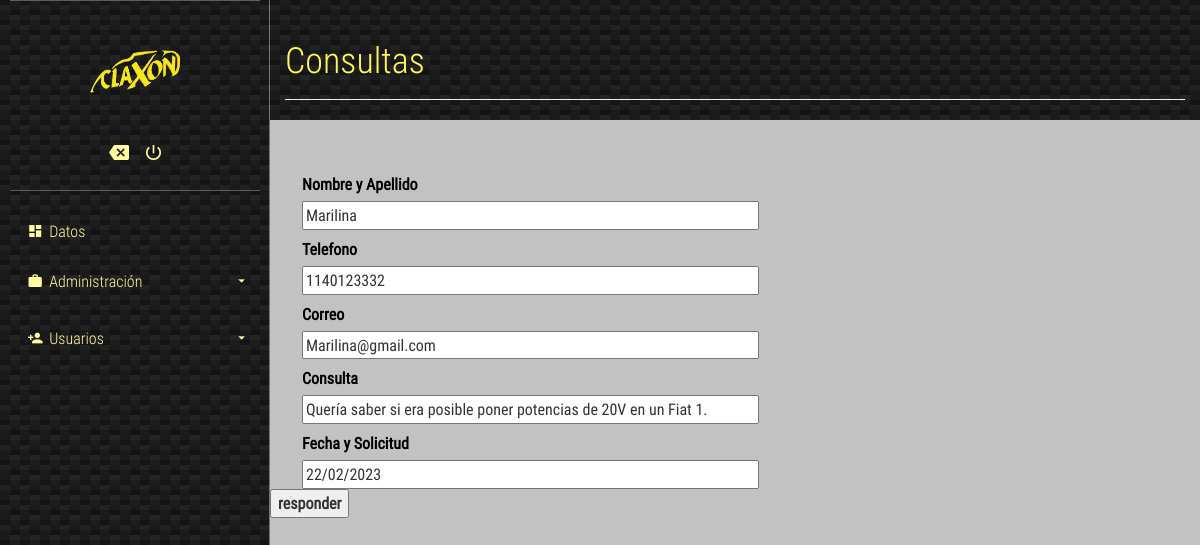
The app's page /verConsultas.php, older data.
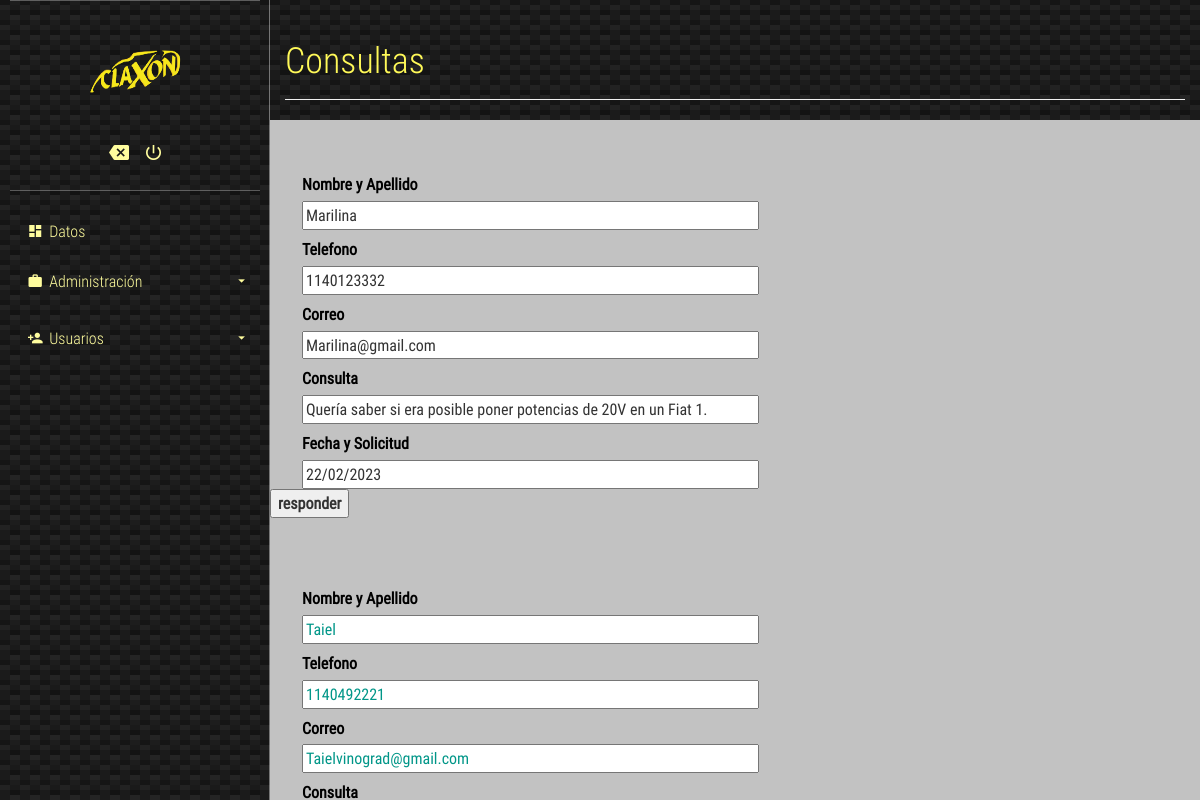
The same page, newer data.
### tables this page shows
CREATE TABLE `consultas` (
  `Nombre` varchar(200) NOT NULL,
  `Telefono` varchar(15) NOT NULL,
  `id` int(11) NOT NULL,
  `Correo` varchar(200) NOT NULL,
  `Consulta` text NOT NULL,
  `Fecha_Solicitud` varchar(15) DEFAULT NULL
);

### verConsultas.php (the view, shortened to what this page needs)
<head>
	<link rel="stylesheet" href="./css/main.css">
</head>
<body>
	<section class="full-box cover dashboard-sideBar">
		<div class="full-box dashboard-sideBar-ct">
			<div class="full-box dashboard-sideBar-UserInfo">
				<figure class="full-box">
					<img src="claxon2.png" alt="UserIcon">
				</figure>
				<ul class="full-box list-unstyled text-center">
					<li>
						<a href="index.php">
							<i class="zmdi zmdi-tag-close"></i>
						</a>
					</li>
					<li>
						<a href="logout.php" class="btn-exit-system">
							<i class="zmdi zmdi-power"></i>
						</a>
					</li>
				</ul>
			</div>
			<ul class="list-unstyled full-box dashboard-sideBar-Menu">
				<li>
					<a href="home.php">
						<i class="zmdi zmdi-view-dashboard zmdi-hc-fw"></i> Datos
					</a>
				</li>
				<li>
					<a class="btn-sideBar-SubMenu">
						<i class="zmdi zmdi-case zmdi-hc-fw"></i> Administración <i class="zmdi zmdi-caret-down pull-right"></i>
					</a>
					<ul class="list-unstyled full-box">
					</ul>
				</li>
				<li>
					<a class="btn-sideBar-SubMenu">
						<i class="zmdi zmdi-account-add zmdi-hc-fw"></i> Usuarios <i class="zmdi zmdi-caret-down pull-right"></i>
					</a>
					<ul class="list-unstyled full-box">
					</ul>
				</li>
			</ul>
		</div>
	</section>
	<section class="full-box dashboard-contentPage">
		<div class="container-fluid">
			<div class="page-header">
			  <h1 class="text-titles">Consultas</h1>
			</div>
		</div>
		<?php
	include("conexion.php");
     $query = "SELECT nombre, telefono, correo, consulta, fecha_solicitud FROM consultas";
        $resultado = $conexion->query($query);
        while ($row = $resultado -> fetch_assoc()) {
            ?>
            <form class="articulo" class="post" method="post">
				<br><br/>
				<div class="row">
					<label for="nombres" class="labelRow"><b>Nombre y Apellido</b></label>
					<input class="controls" type="text" name="nombres" id="nombres" placeholder="Nombre y Apellido" value= "<?php echo $row['nombre'] ?>">
				</div>
				<div class="row">
					<label for="Telefono" class="labelRow"><b>Telefono</b></label>
        			<input class="controls" type="phone" name="Telefono" id="Telefono" placeholder="Telefono" value= "<?php echo $row['telefono'] ?>">
				</div>
				<div class="row">
					<label for="correo" class="labelRow"><b>Correo</b></label>
        			<input class="controls" type="email" name="correo" id="correo" placeholder="Correo" value= "<?php echo $row['correo'] ?>">
				</div>
				<div class="row">
					<label for="consulta" class="labelRow"><b>Consulta</b></label>
        			<input class="controls" type="text" name="consulta" id="consulta" placeholder="consulta" value= "<?php echo $row['consulta'] ?>">
				</div>
				<div class="row">
					<label for="fecha_solicitud" class="labelRow"><b>Fecha y Solicitud</b></label>
					<input class="controls" type="datetime" name="fecha_solicitud" id="fecha_solicitud" placeholder="fecha y solicitud" value= "<?php echo $row['fecha_solicitud'] ?>">
		        </div>
				<button>
 <b>responder</b>
<a href="https://accounts.google.com/v3/signin/identifier?dsh=S469924971%3A1669322540836789&continue=https%3A%2F%2Fmail.google.com%2Fmail%2F&rip=1&sacu=1&service=mail&flowName=GlifWebSignIn&flowEntry=ServiceLogin&ifkv=ARgdvAuNOUCrn2qb5gysonEdErG4MxTFG9Dyfi_UJyq_iMyhcqkWTcMcPc24uDP3Gv9AVIH7oEtl9Q" width="261" height="35" alt=""><a>
</button>
            </form>
            <?php
         }
         ?>
	</section>
</body>
</html>

Row changes from the older to the newer data that the page shows:
added consultas: nombres "Taiel", Telefono "1140492221", correo "Taielvinograd@gmail.com"
